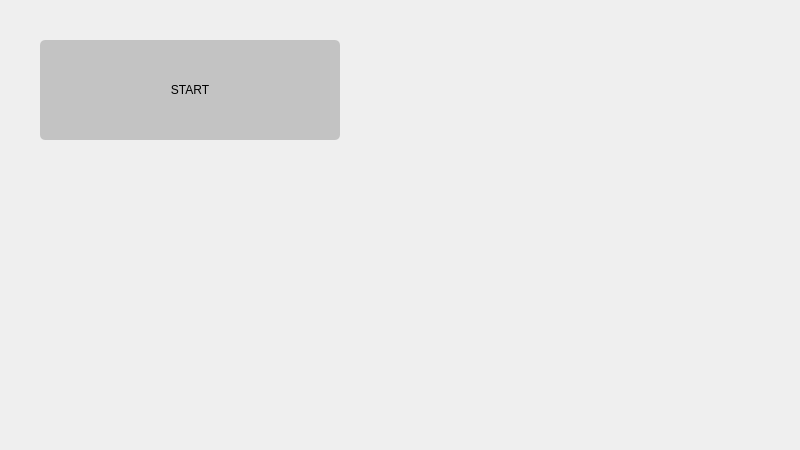
<?xml version="1.0" encoding="UTF-8"?>
<ui version="4.0">
 <class>MainWindow</class>
 <widget class="QMainWindow" name="MainWindow">
  <property name="geometry">
   <rect>
    <x>0</x>
    <y>0</y>
    <width>800</width>
    <height>450</height>
   </rect>
  </property>
  <property name="cursor">
   <cursorShape>ArrowCursor</cursorShape>
  </property>
  <property name="mouseTracking">
   <bool>false</bool>
  </property>
  <property name="acceptDrops">
   <bool>false</bool>
  </property>
  <property name="windowTitle">
   <string>       飞机Dark♂战   </string>
  </property>
  <property name="windowIcon">
   <iconset>
    <normaloff>resource/logo.jpg</normaloff>resource/logo.jpg</iconset>
  </property>
  <property name="layoutDirection">
   <enum>Qt::LeftToRight</enum>
  </property>
  <property name="autoFillBackground">
   <bool>false</bool>
  </property>
  <property name="styleSheet">
   <string notr="true">border-image:url(:/resource/background.jpg);</string>
  </property>
  <widget class="QWidget" name="centralWidget">
   <property name="cursor">
    <cursorShape>ArrowCursor</cursorShape>
   </property>
   <property name="styleSheet">
    <string notr="true"/>
   </property>
   <widget class="QPushButton" name="pushButton">
    <property name="geometry">
     <rect>
      <x>40</x>
      <y>40</y>
      <width>300</width>
      <height>100</height>
     </rect>
    </property>
    <property name="cursor">
     <cursorShape>OpenHandCursor</cursorShape>
    </property>
    <property name="layoutDirection">
     <enum>Qt::LeftToRight</enum>
    </property>
    <property name="autoFillBackground">
     <bool>false</bool>
    </property>
    <property name="styleSheet">
     <string notr="true">border-image:url(:/resource/-1.png);
background-color:rgba(100, 100, 100, 80);
border:none;
font: 16pt &quot;Droid Sans Fallback&quot;;
border-radius:5px;</string>
    </property>
    <property name="text">
     <string>START</string>
    </property>
    <property name="flat">
     <bool>false</bool>
    </property>
   </widget>
  </widget>
 </widget>
 <layoutdefault spacing="6" margin="11"/>
 <resources/>
 <connections/>
</ui>
